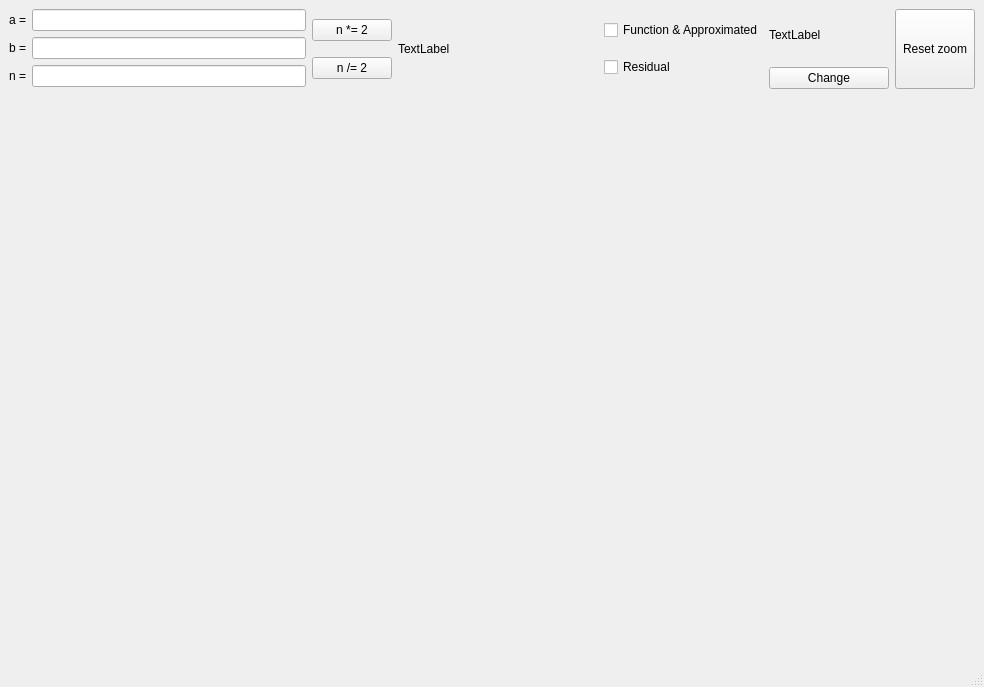
<?xml version="1.0" encoding="UTF-8"?>
<ui version="4.0">
 <class>MainWindow</class>
 <widget class="QMainWindow" name="MainWindow">
  <property name="geometry">
   <rect>
    <x>0</x>
    <y>0</y>
    <width>984</width>
    <height>687</height>
   </rect>
  </property>
  <property name="windowTitle">
   <string>MainWindow</string>
  </property>
  <widget class="QWidget" name="centralwidget">
   <layout class="QGridLayout" name="gridLayout">
    <item row="0" column="1">
     <layout class="QVBoxLayout" name="verticalLayout_3">
      <item>
       <widget class="QPushButton" name="mlt2PushButton">
        <property name="text">
         <string>n *= 2</string>
        </property>
       </widget>
      </item>
      <item>
       <widget class="QPushButton" name="div2PushButton">
        <property name="text">
         <string>n /= 2</string>
        </property>
       </widget>
      </item>
     </layout>
    </item>
    <item row="0" column="0">
     <layout class="QFormLayout" name="formLayout">
      <item row="0" column="0">
       <widget class="QLabel" name="aLabel">
        <property name="text">
         <string>a =</string>
        </property>
       </widget>
      </item>
      <item row="0" column="1">
       <widget class="QLineEdit" name="aLineEdit">
        <property name="maximumSize">
         <size>
          <width>300</width>
          <height>16777215</height>
         </size>
        </property>
       </widget>
      </item>
      <item row="1" column="0">
       <widget class="QLabel" name="bLabel">
        <property name="text">
         <string>b =</string>
        </property>
       </widget>
      </item>
      <item row="1" column="1">
       <widget class="QLineEdit" name="bLineEdit">
        <property name="maximumSize">
         <size>
          <width>300</width>
          <height>16777215</height>
         </size>
        </property>
       </widget>
      </item>
      <item row="2" column="0">
       <widget class="QLabel" name="nLabel">
        <property name="text">
         <string>n =</string>
        </property>
       </widget>
      </item>
      <item row="2" column="1">
       <widget class="QLineEdit" name="nLineEdit">
        <property name="maximumSize">
         <size>
          <width>300</width>
          <height>16777215</height>
         </size>
        </property>
       </widget>
      </item>
     </layout>
    </item>
    <item row="0" column="2">
     <widget class="QLabel" name="residualLabel">
      <property name="minimumSize">
       <size>
        <width>200</width>
        <height>0</height>
       </size>
      </property>
      <property name="text">
       <string>TextLabel</string>
      </property>
     </widget>
    </item>
    <item row="0" column="4">
     <layout class="QVBoxLayout" name="verticalLayout">
      <item>
       <widget class="QLabel" name="functionNameLabel">
        <property name="minimumSize">
         <size>
          <width>120</width>
          <height>0</height>
         </size>
        </property>
        <property name="text">
         <string>TextLabel</string>
        </property>
       </widget>
      </item>
      <item>
       <widget class="QPushButton" name="changeFunctionPushButton">
        <property name="text">
         <string>Change</string>
        </property>
       </widget>
      </item>
     </layout>
    </item>
    <item row="0" column="5">
     <widget class="QPushButton" name="resetZoomPushButton">
      <property name="minimumSize">
       <size>
        <width>0</width>
        <height>80</height>
       </size>
      </property>
      <property name="text">
       <string>Reset zoom</string>
      </property>
     </widget>
    </item>
    <item row="2" column="0" colspan="6">
     <widget class="QWidget" name="plotWidget" native="true">
      <property name="tabletTracking">
       <bool>false</bool>
      </property>
      <property name="acceptDrops">
       <bool>false</bool>
      </property>
      <property name="autoFillBackground">
       <bool>false</bool>
      </property>
     </widget>
    </item>
    <item row="0" column="3">
     <layout class="QVBoxLayout" name="verticalLayout_2">
      <item>
       <widget class="QCheckBox" name="functionCheckBox">
        <property name="text">
         <string>Function &amp;&amp; Approximated</string>
        </property>
       </widget>
      </item>
      <item>
       <widget class="QCheckBox" name="approximatedCheckBox">
        <property name="text">
         <string>Residual</string>
        </property>
       </widget>
      </item>
     </layout>
    </item>
    <item row="1" column="0" colspan="6">
     <widget class="QWidget" name="widget" native="true">
      <property name="maximumSize">
       <size>
        <width>16777215</width>
        <height>30</height>
       </size>
      </property>
     </widget>
    </item>
   </layout>
  </widget>
  <widget class="QMenuBar" name="menubar">
   <property name="geometry">
    <rect>
     <x>0</x>
     <y>0</y>
     <width>984</width>
     <height>25</height>
    </rect>
   </property>
  </widget>
  <widget class="QStatusBar" name="statusbar"/>
 </widget>
 <resources/>
 <connections/>
</ui>
